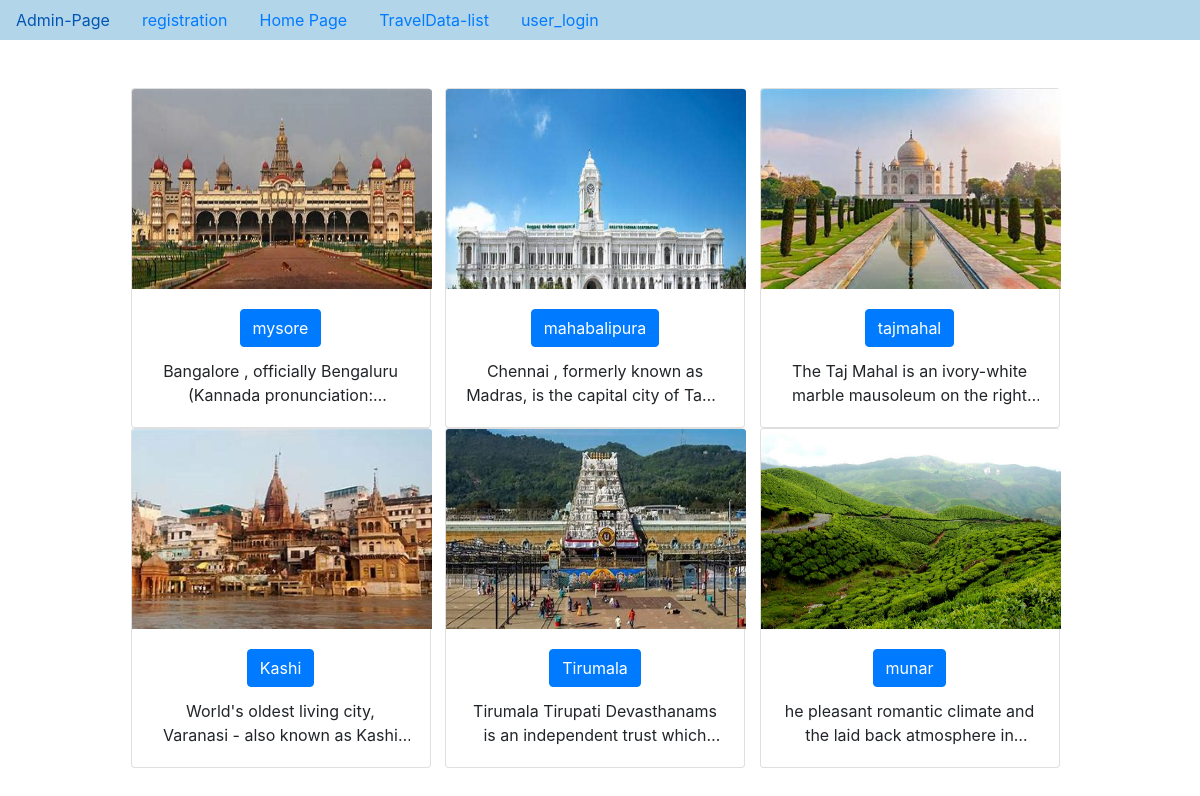
Page /app/list/ on the committed database.
### app/models.py (models this page shows, shortened)
class Travel(models.Model):
    username=models.ForeignKey(User,on_delete=models.CASCADE)
    name=models.CharField(max_length=100,primary_key=True)
    place=models.CharField(max_length=100)
    state=models.CharField(max_length=100)
    description=models.TextField()
    images=models.ImageField()

### app/views.py (the view, shortened to what this page needs)
class TravelData(ViewSet):
    def list(self,request):
        ADO=Travel.objects.all()
        SJD=TravelSeriallizer(ADO,many=True)
        d={'data':SJD.data}
        return render(request,'list.html',d)

### templates/list.html (shortened to what this page needs)
{% extends 'dummy.html' %}
{% block body_block %}
<br><br>
<center>
      {% for i in data %}
    <div class="card" style="width: 300px;">
        <img  src="{{i.images}}" class="card-img-top" alt="..." style="height: 200px; width:300px">
        <div class="card-body">
          <h5 class="card-title" ><a class="btn btn-primary" href="{{i.name}}">{{i.name}}</a></h5>
          <p class="card-text">{{i.description}}</p>
            </div>
      </div>
      {% endfor %}
    </center>
{% endblock %}

### templates/dummy.html (shortened to what this page needs)
<!doctype html>
<html lang="en">
  <head>
    <link rel="stylesheet" href="https://cdn.jsdelivr.net/npm/bootstrap@4.6.2/dist/css/bootstrap.min.css">
  </head>
  <body>
<center>
    <nav class="nav" style="background-color: rgb(179, 213, 233);">
      <a href="{% url 'admin:index' %}" class="nav-link">Admin-Page</a>
      <a href="{% url 'registration' %}" class="nav-link">registration</a>
      <a href="{% url 'home' %}" class="nav-link">Home Page</a>
      <a href="{% url 'TravelData-list' %}" class="nav-link">TravelData-list</a>
      {% if user.is_authenticated %}
      <a href="{% url 'user_logout' %}" class="nav-link">user_logout</a>
      <a href="{% url 'CreateTravel' %}" class="nav-link">CreateTravel</a>
      {% else %}
      <a href="{% url 'user_login' %}" class="nav-link">user_login</a>
      {% endif %}
    </nav>
{% block body_block %}
{% endblock %}
</center>
  </body>
</html>

### templates/list.html (style rules this page uses)
body { box-sizing: border-box; }
.card { display: inline-block; width: 300px; margin-right: 10px; }
.card-text { display: -webkit-box; -webkit-line-clamp: 2; -webkit-box-orient: vertical; overflow: hidden; text-overflow: ellipsis; }

### rows in the picture
Travel: name "mysore", description "Bangalore , officially Bengaluru (Kannada…"
Travel: name "mahabalipura", description "Chennai , formerly known as Madras, is the capital city of…"
Travel: name "tajmahal", description "The Taj Mahal is an ivory-white marble mausoleum on the…"
Travel: name "Kashi", description "World's oldest living city, Varanasi - also known as…"
Travel: name "Tirumala", description "Tirumala Tirupati Devasthanams is an independent trust…"
Travel: name "munar", description "he pleasant romantic climate and the laid back atmosphere…"
